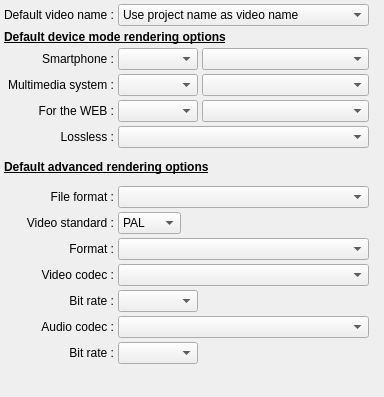
         <widget class="QWidget" name="scrollAreaWidgetContents">
          <property name="geometry">
           <rect>
            <x>0</x>
            <y>0</y>
            <width>384</width>
            <height>397</height>
           </rect>
          </property>
          <layout class="QGridLayout" name="gridLayout_2">
           <property name="margin">
            <number>4</number>
           </property>
           <property name="spacing">
            <number>4</number>
           </property>
           <item row="35" column="0">
            <spacer name="verticalSpacer">
             <property name="orientation">
              <enum>Qt::Vertical</enum>
             </property>
             <property name="sizeHint" stdset="0">
              <size>
               <width>20</width>
               <height>40</height>
              </size>
             </property>
            </spacer>
           </item>
           <item row="23" column="0" colspan="3">
            <widget class="QLabel" name="label_10">
             <property name="sizePolicy">
              <sizepolicy hsizetype="Preferred" vsizetype="Fixed">
               <horstretch>0</horstretch>
               <verstretch>0</verstretch>
              </sizepolicy>
             </property>
             <property name="minimumSize">
              <size>
               <width>0</width>
               <height>30</height>
              </size>
             </property>
             <property name="font">
              <font>
               <weight>75</weight>
               <bold>true</bold>
               <underline>true</underline>
              </font>
             </property>
             <property name="text">
              <string>Default advanced rendering options</string>
             </property>
            </widget>
           </item>
           <item row="30" column="0">
            <widget class="QLabel" name="label_9">
             <property name="text">
              <string>Video codec :</string>
             </property>
             <property name="alignment">
              <set>Qt::AlignRight|Qt::AlignTrailing|Qt::AlignVCenter</set>
             </property>
             <property name="buddy">
              <cstring>VideoFormatCB</cstring>
             </property>
            </widget>
           </item>
           <item row="24" column="0">
            <widget class="QLabel" name="label_24">
             <property name="text">
              <string>File format :</string>
             </property>
             <property name="alignment">
              <set>Qt::AlignRight|Qt::AlignTrailing|Qt::AlignVCenter</set>
             </property>
             <property name="buddy">
              <cstring>FileFormatCB</cstring>
             </property>
            </widget>
           </item>
           <item row="31" column="0">
            <widget class="QLabel" name="label_21">
             <property name="sizePolicy">
              <sizepolicy hsizetype="Preferred" vsizetype="Preferred">
               <horstretch>0</horstretch>
               <verstretch>0</verstretch>
              </sizepolicy>
             </property>
             <property name="text">
              <string>Bit rate :</string>
             </property>
             <property name="alignment">
              <set>Qt::AlignRight|Qt::AlignTrailing|Qt::AlignVCenter</set>
             </property>
             <property name="buddy">
              <cstring>VideoBitRateCB</cstring>
             </property>
            </widget>
           </item>
           <item row="31" column="1">
            <widget class="QComboBox" name="VideoBitRateCB">
             <property name="minimumSize">
              <size>
               <width>80</width>
               <height>0</height>
              </size>
             </property>
             <property name="maximumSize">
              <size>
               <width>80</width>
               <height>16777215</height>
              </size>
             </property>
             <property name="toolTip">
              <string>Select the default bit rate to use for video during the rendering among the proposed list. </string>
             </property>
            </widget>
           </item>
           <item row="30" column="1" colspan="2">
            <widget class="QComboBox" name="VideoFormatCB">
             <property name="sizePolicy">
              <sizepolicy hsizetype="Minimum" vsizetype="Fixed">
               <horstretch>0</horstretch>
               <verstretch>0</verstretch>
              </sizepolicy>
             </property>
             <property name="toolTip">
              <string>Select the default video codec to use for the rendering among the proposed list. </string>
             </property>
            </widget>
           </item>
           <item row="32" column="1" colspan="2">
            <widget class="QComboBox" name="AudioFormatCB">
             <property name="toolTip">
              <string>Select the default audio codec to use for the rendering among the proposed list. </string>
             </property>
            </widget>
           </item>
           <item row="32" column="0">
            <widget class="QLabel" name="label_22">
             <property name="text">
              <string>Audio codec :</string>
             </property>
             <property name="alignment">
              <set>Qt::AlignRight|Qt::AlignTrailing|Qt::AlignVCenter</set>
             </property>
             <property name="buddy">
              <cstring>AudioFormatCB</cstring>
             </property>
            </widget>
           </item>
           <item row="34" column="0">
            <widget class="QLabel" name="label_23">
             <property name="sizePolicy">
              <sizepolicy hsizetype="Preferred" vsizetype="Preferred">
               <horstretch>0</horstretch>
               <verstretch>0</verstretch>
              </sizepolicy>
             </property>
             <property name="text">
              <string>Bit rate :</string>
             </property>
             <property name="alignment">
              <set>Qt::AlignRight|Qt::AlignTrailing|Qt::AlignVCenter</set>
             </property>
             <property name="buddy">
              <cstring>AudioBitRateCB</cstring>
             </property>
            </widget>
           </item>
           <item row="34" column="1">
            <widget class="QComboBox" name="AudioBitRateCB">
             <property name="minimumSize">
              <size>
               <width>80</width>
               <height>0</height>
              </size>
             </property>
             <property name="maximumSize">
              <size>
               <width>80</width>
               <height>16777215</height>
              </size>
             </property>
             <property name="toolTip">
              <string>Select the default bit rate to use for audio during the rendering among the proposed list. </string>
             </property>
            </widget>
           </item>
           <item row="4" column="0">
            <widget class="QLabel" name="label_29">
             <property name="text">
              <string>Smartphone :</string>
             </property>
             <property name="alignment">
              <set>Qt::AlignRight|Qt::AlignTrailing|Qt::AlignVCenter</set>
             </property>
            </widget>
           </item>
           <item row="5" column="0">
            <widget class="QLabel" name="label_30">
             <property name="text">
              <string>Multimedia system :</string>
             </property>
             <property name="alignment">
              <set>Qt::AlignRight|Qt::AlignTrailing|Qt::AlignVCenter</set>
             </property>
            </widget>
           </item>
           <item row="6" column="0">
            <widget class="QLabel" name="label_31">
             <property name="text">
              <string>For the WEB :</string>
             </property>
             <property name="alignment">
              <set>Qt::AlignRight|Qt::AlignTrailing|Qt::AlignVCenter</set>
             </property>
            </widget>
           </item>
           <item row="4" column="1">
            <widget class="QComboBox" name="SmartphoneTypeCB">
             <property name="toolTip">
              <string>Select the type of equipment which will be proposed by default when you will click the &quot;Player and Smartphone&quot; button of the &quot;Render movie&quot; menu</string>
             </property>
            </widget>
           </item>
           <item row="6" column="1">
            <widget class="QComboBox" name="ForTheWTypeCB">
             <property name="toolTip">
              <string>Select the type of equipment which will be proposed by default when you will click the &quot;For the WEB&quot; button of the &quot;Render movie&quot; menu</string>
             </property>
            </widget>
           </item>
           <item row="5" column="1">
            <widget class="QComboBox" name="MMSystemTypeCB">
             <property name="toolTip">
              <string>Select the type of equipment which will be proposed by default when you will click the &quot;Multimedia system&quot; button of the &quot;Render movie&quot; menu</string>
             </property>
            </widget>
           </item>
           <item row="4" column="2">
            <widget class="QComboBox" name="SmartphoneModelCB">
             <property name="toolTip">
              <string>Select the model of equipment which will be proposed by default when you will click the &quot;Player and Smartphone&quot; button of the &quot;Render movie&quot; menu</string>
             </property>
            </widget>
           </item>
           <item row="5" column="2">
            <widget class="QComboBox" name="MMSystemModelCB">
             <property name="toolTip">
              <string>Select the model of equipment which will be proposed by default when you will click the &quot;Multimedia system&quot; button of the &quot;Render movie&quot; menu</string>
             </property>
            </widget>
           </item>
           <item row="6" column="2">
            <widget class="QComboBox" name="ForTheWModelCB">
             <property name="toolTip">
              <string>Select the model of equipment which will be proposed by default when you will click the &quot;For the WEB&quot; button of the &quot;Render movie&quot; menu</string>
             </property>
            </widget>
           </item>
           <item row="24" column="1" colspan="2">
            <widget class="QComboBox" name="FileFormatCB">
             <property name="sizePolicy">
              <sizepolicy hsizetype="Minimum" vsizetype="Fixed">
               <horstretch>0</horstretch>
               <verstretch>0</verstretch>
              </sizepolicy>
             </property>
             <property name="toolTip">
              <string>Select the default file type to use for the rendering among the proposed list.</string>
             </property>
            </widget>
           </item>
           <item row="26" column="0">
            <widget class="QLabel" name="label_20">
             <property name="text">
              <string>Video standard :</string>
             </property>
             <property name="alignment">
              <set>Qt::AlignRight|Qt::AlignTrailing|Qt::AlignVCenter</set>
             </property>
             <property name="buddy">
              <cstring>StandardCombo</cstring>
             </property>
            </widget>
           </item>
           <item row="26" column="1" colspan="2">
            <layout class="QHBoxLayout" name="horizontalLayout_17">
             <item>
              <widget class="QComboBox" name="StandardCombo">
               <property name="sizePolicy">
                <sizepolicy hsizetype="Minimum" vsizetype="Fixed">
                 <horstretch>0</horstretch>
                 <verstretch>0</verstretch>
                </sizepolicy>
               </property>
               <property name="toolTip">
                <string>Select the default video standard to use, PAL or NTSC.</string>
               </property>
               <item>
                <property name="text">
                 <string>PAL</string>
                </property>
               </item>
               <item>
                <property name="text">
                 <string>NTSC</string>
                </property>
               </item>
              </widget>
             </item>
             <item>
              <widget class="QLabel" name="label_43">
               <property name="sizePolicy">
                <sizepolicy hsizetype="Expanding" vsizetype="Preferred">
                 <horstretch>0</horstretch>
                 <verstretch>0</verstretch>
                </sizepolicy>
               </property>
               <property name="text">
                <string notr="true"/>
               </property>
              </widget>
             </item>
            </layout>
           </item>
           <item row="29" column="0">
            <widget class="QLabel" name="label_19">
             <property name="sizePolicy">
              <sizepolicy hsizetype="Preferred" vsizetype="Preferred">
               <horstretch>0</horstretch>
               <verstretch>0</verstretch>
              </sizepolicy>
             </property>
             <property name="text">
              <string>Format :</string>
             </property>
             <property name="alignment">
              <set>Qt::AlignRight|Qt::AlignTrailing|Qt::AlignVCenter</set>
             </property>
             <property name="buddy">
              <cstring>SizeCombo</cstring>
             </property>
            </widget>
           </item>
           <item row="29" column="1" colspan="2">
            <widget class="QComboBox" name="SizeCombo">
             <property name="sizePolicy">
              <sizepolicy hsizetype="Expanding" vsizetype="Fixed">
               <horstretch>0</horstretch>
               <verstretch>0</verstretch>
              </sizepolicy>
             </property>
             <property name="toolTip">
              <string>Select the default image format to use for the rendering among the proposed list. </string>
             </property>
             <property name="currentIndex">
              <number>-1</number>
             </property>
            </widget>
           </item>
           <item row="1" column="0">
            <widget class="QLabel" name="label_91">
             <property name="text">
              <string>Default video name :</string>
             </property>
             <property name="alignment">
              <set>Qt::AlignRight|Qt::AlignTrailing|Qt::AlignVCenter</set>
             </property>
            </widget>
           </item>
           <item row="3" column="0" colspan="4">
            <widget class="QLabel" name="label_28">
             <property name="font">
              <font>
               <weight>75</weight>
               <bold>true</bold>
               <underline>true</underline>
              </font>
             </property>
             <property name="text">
              <string>Default device mode rendering options</string>
             </property>
            </widget>
           </item>
           <item row="1" column="1" colspan="2">
            <widget class="QComboBox" name="DefaultNameProjectNameCB">
             <item>
              <property name="text">
               <string>Use project name as video name</string>
              </property>
             </item>
             <item>
              <property name="text">
               <string>Use project folder's name as video name</string>
              </property>
             </item>
             <item>
              <property name="text">
               <string>Use title project as video name</string>
              </property>
             </item>
            </widget>
           </item>
           <item row="1" column="3">
            <spacer name="horizontalSpacer_2">
             <property name="orientation">
              <enum>Qt::Horizontal</enum>
             </property>
             <property name="sizeHint" stdset="0">
              <size>
               <width>0</width>
               <height>20</height>
              </size>
             </property>
            </spacer>
           </item>
           <item row="7" column="0">
            <widget class="QLabel" name="label_35">
             <property name="text">
              <string>Lossless :</string>
             </property>
             <property name="alignment">
              <set>Qt::AlignRight|Qt::AlignTrailing|Qt::AlignVCenter</set>
             </property>
            </widget>
           </item>
           <item row="7" column="1" colspan="2">
            <widget class="QComboBox" name="LosslessSizeCombo">
             <property name="sizePolicy">
              <sizepolicy hsizetype="Expanding" vsizetype="Fixed">
               <horstretch>0</horstretch>
               <verstretch>0</verstretch>
              </sizepolicy>
             </property>
             <property name="toolTip">
              <string>Select the default image format to use for the rendering among the proposed list. </string>
             </property>
             <property name="currentIndex">
              <number>-1</number>
             </property>
            </widget>
           </item>
          </layout>
         </widget>
